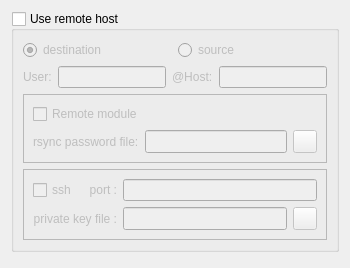
         <widget class="QWidget" name="tab_remote">
          <attribute name="title">
           <string>Remote</string>
          </attribute>
          <attribute name="toolTip">
           <string>Use a remote host either for source or destination</string>
          </attribute>
          <layout class="QGridLayout" name="gridLayout_13">
           <item row="0" column="0">
            <widget class="QGroupBox" name="groupBox_remote">
             <property name="sizePolicy">
              <sizepolicy hsizetype="Preferred" vsizetype="MinimumExpanding">
               <horstretch>0</horstretch>
               <verstretch>0</verstretch>
              </sizepolicy>
             </property>
             <property name="title">
              <string>Use remote host</string>
             </property>
             <property name="checkable">
              <bool>true</bool>
             </property>
             <property name="checked">
              <bool>false</bool>
             </property>
             <layout class="QGridLayout" name="gridLayout_14">
              <item row="0" column="0">
               <widget class="QRadioButton" name="radioButton_remoteDestination">
                <property name="sizePolicy">
                 <sizepolicy hsizetype="Preferred" vsizetype="Preferred">
                  <horstretch>0</horstretch>
                  <verstretch>0</verstretch>
                 </sizepolicy>
                </property>
                <property name="font">
                 <font>
                  <weight>50</weight>
                  <bold>false</bold>
                 </font>
                </property>
                <property name="cursor">
                 <cursorShape>PointingHandCursor</cursorShape>
                </property>
                <property name="toolTip">
                 <string>Use a remote host for destination data.</string>
                </property>
                <property name="text">
                 <string>destination</string>
                </property>
                <property name="checked">
                 <bool>true</bool>
                </property>
               </widget>
              </item>
              <item row="0" column="1">
               <widget class="QRadioButton" name="radioButton_remoteSource">
                <property name="sizePolicy">
                 <sizepolicy hsizetype="Preferred" vsizetype="Preferred">
                  <horstretch>0</horstretch>
                  <verstretch>0</verstretch>
                 </sizepolicy>
                </property>
                <property name="font">
                 <font>
                  <weight>50</weight>
                  <bold>false</bold>
                 </font>
                </property>
                <property name="cursor">
                 <cursorShape>PointingHandCursor</cursorShape>
                </property>
                <property name="toolTip">
                 <string>Use a remote host for source data.</string>
                </property>
                <property name="text">
                 <string>source</string>
                </property>
                <property name="checkable">
                 <bool>true</bool>
                </property>
                <property name="checked">
                 <bool>false</bool>
                </property>
               </widget>
              </item>
              <item row="1" column="0" colspan="2">
               <layout class="QHBoxLayout" name="horizontalLayout">
                <item>
                 <widget class="QLabel" name="label_remoteUser">
                  <property name="sizePolicy">
                   <sizepolicy hsizetype="Fixed" vsizetype="Fixed">
                    <horstretch>0</horstretch>
                    <verstretch>0</verstretch>
                   </sizepolicy>
                  </property>
                  <property name="font">
                   <font>
                    <weight>50</weight>
                    <bold>false</bold>
                   </font>
                  </property>
                  <property name="text">
                   <string>User:</string>
                  </property>
                 </widget>
                </item>
                <item>
                 <widget class="QLineEdit" name="lineEdit_remoteUser">
                  <property name="sizePolicy">
                   <sizepolicy hsizetype="Expanding" vsizetype="Preferred">
                    <horstretch>0</horstretch>
                    <verstretch>0</verstretch>
                   </sizepolicy>
                  </property>
                  <property name="font">
                   <font>
                    <weight>50</weight>
                    <bold>false</bold>
                   </font>
                  </property>
                  <property name="toolTip">
                   <string>Enter your username for the remote host (leave blank if not applicable).</string>
                  </property>
                 </widget>
                </item>
                <item>
                 <widget class="QLabel" name="label_remoteHost">
                  <property name="sizePolicy">
                   <sizepolicy hsizetype="Fixed" vsizetype="Fixed">
                    <horstretch>0</horstretch>
                    <verstretch>0</verstretch>
                   </sizepolicy>
                  </property>
                  <property name="font">
                   <font>
                    <weight>50</weight>
                    <bold>false</bold>
                   </font>
                  </property>
                  <property name="text">
                   <string>@Host:</string>
                  </property>
                 </widget>
                </item>
                <item>
                 <widget class="QLineEdit" name="lineEdit_remoteHost">
                  <property name="sizePolicy">
                   <sizepolicy hsizetype="Expanding" vsizetype="Preferred">
                    <horstretch>0</horstretch>
                    <verstretch>0</verstretch>
                   </sizepolicy>
                  </property>
                  <property name="font">
                   <font>
                    <weight>50</weight>
                    <bold>false</bold>
                   </font>
                  </property>
                  <property name="toolTip">
                   <string>Enter the name of the remote host.</string>
                  </property>
                 </widget>
                </item>
               </layout>
              </item>
              <item row="2" column="0" colspan="2">
               <widget class="QFrame" name="frame_remoteModule">
                <property name="frameShape">
                 <enum>QFrame::StyledPanel</enum>
                </property>
                <property name="frameShadow">
                 <enum>QFrame::Sunken</enum>
                </property>
                <layout class="QGridLayout" name="gridLayout_7">
                 <item row="1" column="1">
                  <widget class="QLineEdit" name="lineEdit_rsyncPassword">
                   <property name="enabled">
                    <bool>false</bool>
                   </property>
                   <property name="sizePolicy">
                    <sizepolicy hsizetype="Expanding" vsizetype="Preferred">
                     <horstretch>0</horstretch>
                     <verstretch>0</verstretch>
                    </sizepolicy>
                   </property>
                   <property name="font">
                    <font>
                     <weight>50</weight>
                     <bold>false</bold>
                    </font>
                   </property>
                   <property name="toolTip">
                    <string>Enter the full path of the file that contains the rsync (not the ssh) authentication password (leave blank if not applicable).</string>
                   </property>
                   <property name="echoMode">
                    <enum>QLineEdit::Normal</enum>
                   </property>
                  </widget>
                 </item>
                 <item row="1" column="2">
                  <widget class="QToolButton" name="toolButton_rsyncPassword">
                   <property name="enabled">
                    <bool>false</bool>
                   </property>
                   <property name="font">
                    <font>
                     <weight>50</weight>
                     <bold>false</bold>
                    </font>
                   </property>
                   <property name="cursor">
                    <cursorShape>PointingHandCursor</cursorShape>
                   </property>
                   <property name="toolTip">
                    <string>browse locally</string>
                   </property>
                   <property name="text">
                    <string/>
                   </property>
                   <property name="icon">
                    <iconset resource="../resources/luckybackup.qrc">
                     <normaloff>:/luckyPrefix/fileopen.png</normaloff>:/luckyPrefix/fileopen.png</iconset>
                   </property>
                  </widget>
                 </item>
                 <item row="1" column="0">
                  <widget class="QLabel" name="label_rsyncPassword">
                   <property name="enabled">
                    <bool>false</bool>
                   </property>
                   <property name="font">
                    <font>
                     <weight>50</weight>
                     <bold>false</bold>
                    </font>
                   </property>
                   <property name="text">
                    <string>rsync password file:</string>
                   </property>
                  </widget>
                 </item>
                 <item row="0" column="0" colspan="2">
                  <widget class="QCheckBox" name="checkBox_remoteModule">
                   <property name="sizePolicy">
                    <sizepolicy hsizetype="Preferred" vsizetype="Preferred">
                     <horstretch>0</horstretch>
                     <verstretch>0</verstretch>
                    </sizepolicy>
                   </property>
                   <property name="font">
                    <font>
                     <weight>50</weight>
                     <bold>false</bold>
                    </font>
                   </property>
                   <property name="cursor">
                    <cursorShape>PointingHandCursor</cursorShape>
                   </property>
                   <property name="toolTip">
                    <string>Check this to connect to an rsync Remote module</string>
                   </property>
                   <property name="text">
                    <string>Remote module</string>
                   </property>
                  </widget>
                 </item>
                </layout>
               </widget>
              </item>
              <item row="3" column="0" colspan="2">
               <widget class="QFrame" name="frame">
                <property name="sizePolicy">
                 <sizepolicy hsizetype="Minimum" vsizetype="Minimum">
                  <horstretch>0</horstretch>
                  <verstretch>0</verstretch>
                 </sizepolicy>
                </property>
                <property name="minimumSize">
                 <size>
                  <width>0</width>
                  <height>0</height>
                 </size>
                </property>
                <property name="maximumSize">
                 <size>
                  <width>16777215</width>
                  <height>16777215</height>
                 </size>
                </property>
                <property name="frameShape">
                 <enum>QFrame::StyledPanel</enum>
                </property>
                <property name="frameShadow">
                 <enum>QFrame::Sunken</enum>
                </property>
                <layout class="QGridLayout" name="gridLayout_3">
                 <item row="0" column="0">
                  <widget class="QCheckBox" name="checkBox_ssh">
                   <property name="sizePolicy">
                    <sizepolicy hsizetype="Minimum" vsizetype="Preferred">
                     <horstretch>0</horstretch>
                     <verstretch>0</verstretch>
                    </sizepolicy>
                   </property>
                   <property name="cursor">
                    <cursorShape>PointingHandCursor</cursorShape>
                   </property>
                   <property name="toolTip">
                    <string>Use ssh as transport shell</string>
                   </property>
                   <property name="text">
                    <string>ssh</string>
                   </property>
                  </widget>
                 </item>
                 <item row="1" column="2">
                  <widget class="QLineEdit" name="lineEdit_sshPassword">
                   <property name="enabled">
                    <bool>false</bool>
                   </property>
                   <property name="sizePolicy">
                    <sizepolicy hsizetype="Expanding" vsizetype="Preferred">
                     <horstretch>0</horstretch>
                     <verstretch>0</verstretch>
                    </sizepolicy>
                   </property>
                   <property name="minimumSize">
                    <size>
                     <width>0</width>
                     <height>0</height>
                    </size>
                   </property>
                   <property name="font">
                    <font>
                     <weight>50</weight>
                     <bold>false</bold>
                    </font>
                   </property>
                   <property name="toolTip">
                    <string>Enter the full path of the file that contains the private ssh authentication key (leave blank if not applicable).

Note that you have to do all actions needed for a passwordless ssh remote connection using an OpenSSH key pair</string>
                   </property>
                   <property name="echoMode">
                    <enum>QLineEdit::Normal</enum>
                   </property>
                  </widget>
                 </item>
                 <item row="1" column="3">
                  <widget class="QToolButton" name="toolButton_sshPassword">
                   <property name="enabled">
                    <bool>false</bool>
                   </property>
                   <property name="font">
                    <font>
                     <weight>50</weight>
                     <bold>false</bold>
                    </font>
                   </property>
                   <property name="cursor">
                    <cursorShape>PointingHandCursor</cursorShape>
                   </property>
                   <property name="toolTip">
                    <string>browse locally</string>
                   </property>
                   <property name="text">
                    <string/>
                   </property>
                   <property name="icon">
                    <iconset resource="../resources/luckybackup.qrc">
                     <normaloff>:/luckyPrefix/fileopen.png</normaloff>:/luckyPrefix/fileopen.png</iconset>
                   </property>
                  </widget>
                 </item>
                 <item row="1" column="0" colspan="2">
                  <widget class="QLabel" name="label_sshPassword">
                   <property name="enabled">
                    <bool>false</bool>
                   </property>
                   <property name="minimumSize">
                    <size>
                     <width>0</width>
                     <height>0</height>
                    </size>
                   </property>
                   <property name="font">
                    <font>
                     <weight>50</weight>
                     <bold>false</bold>
                    </font>
                   </property>
                   <property name="text">
                    <string>private key file :</string>
                   </property>
                   <property name="alignment">
                    <set>Qt::AlignRight|Qt::AlignTrailing|Qt::AlignVCenter</set>
                   </property>
                  </widget>
                 </item>
                 <item row="0" column="2" colspan="2">
                  <widget class="QLineEdit" name="lineEdit_sshPort">
                   <property name="enabled">
                    <bool>false</bool>
                   </property>
                   <property name="sizePolicy">
                    <sizepolicy hsizetype="Expanding" vsizetype="Preferred">
                     <horstretch>0</horstretch>
                     <verstretch>0</verstretch>
                    </sizepolicy>
                   </property>
                   <property name="font">
                    <font>
                     <weight>50</weight>
                     <bold>false</bold>
                    </font>
                   </property>
                   <property name="toolTip">
                    <string>Enter the port you would like to use for the ssh connection (leave blank for default port)</string>
                   </property>
                   <property name="inputMask">
                    <string/>
                   </property>
                   <property name="maxLength">
                    <number>32767</number>
                   </property>
                  </widget>
                 </item>
                 <item row="0" column="1">
                  <widget class="QLabel" name="label_sshPort">
                   <property name="enabled">
                    <bool>false</bool>
                   </property>
                   <property name="sizePolicy">
                    <sizepolicy hsizetype="Minimum" vsizetype="Preferred">
                     <horstretch>0</horstretch>
                     <verstretch>0</verstretch>
                    </sizepolicy>
                   </property>
                   <property name="font">
                    <font>
                     <weight>50</weight>
                     <bold>false</bold>
                    </font>
                   </property>
                   <property name="text">
                    <string>port :</string>
                   </property>
                   <property name="alignment">
                    <set>Qt::AlignRight|Qt::AlignTrailing|Qt::AlignVCenter</set>
                   </property>
                  </widget>
                 </item>
                </layout>
               </widget>
              </item>
             </layout>
            </widget>
           </item>
           <item row="1" column="0">
            <spacer name="verticalSpacer_6">
             <property name="orientation">
              <enum>Qt::Vertical</enum>
             </property>
             <property name="sizeHint" stdset="0">
              <size>
               <width>20</width>
               <height>5</height>
              </size>
             </property>
            </spacer>
           </item>
          </layout>
         </widget>
